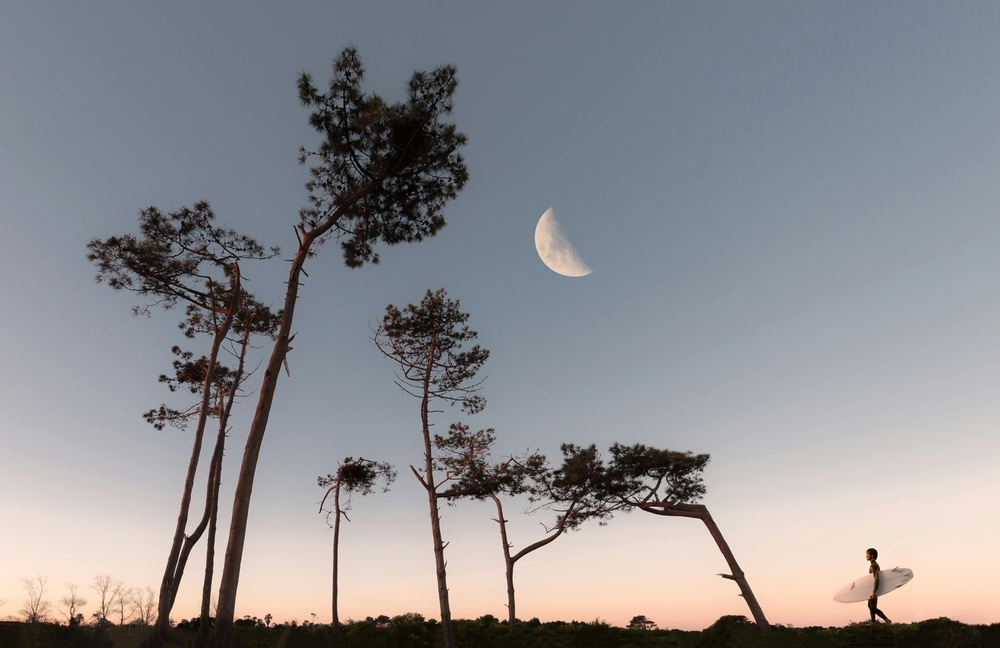
#> input picture Day 2/tree and moon.jpg, 1000 x 648 px, shrunk from 4924 x 3191 before the run
$ python edgedetection.py
#> lines starting #> are read from the running program, lines starting #| are printed output that depends on the picture
import cv2
import matplotlib.pyplot as plt

img = cv2.imread("tree and moon.jpg")
#> img is the input picture: shape (648, 1000, 3); mean B, G, R 145.4, 141.7, 141.2
gray = cv2.cvtColor(img,cv2.COLOR_BGR2RGB)
edges = cv2.Canny(gray,50,100)
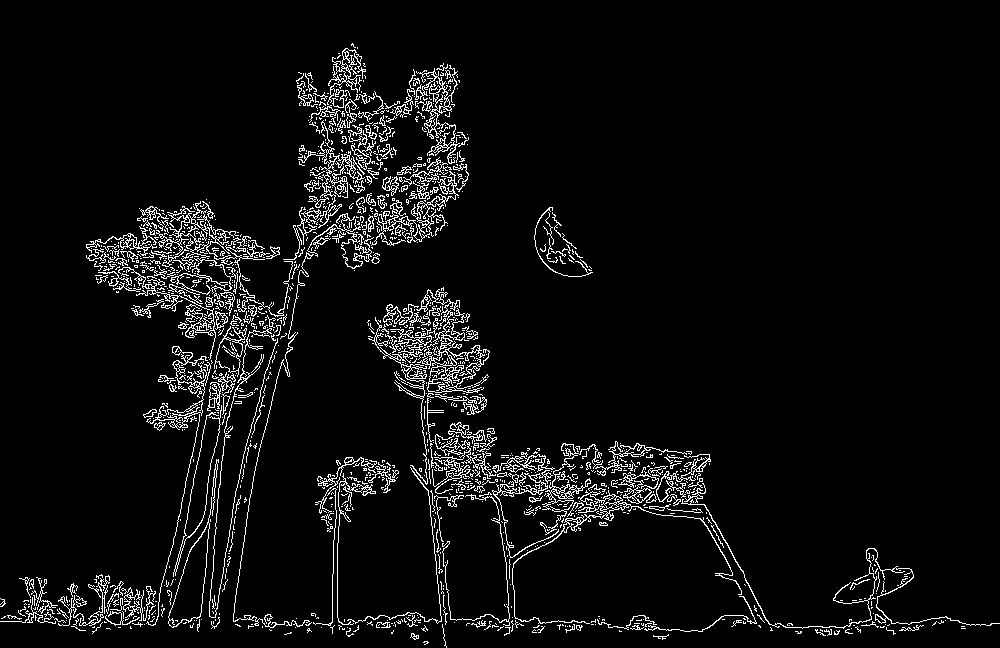
#> edges: shape (648, 1000); 5.3% white in thin lines or dots
plt.imshow(cv2.cvtColor(edges,cv2.COLOR_BGR2RGB))
plt.show()

$ run again, with Day 2/noise image.jpeg copied over Day 2/tree and moon.jpg
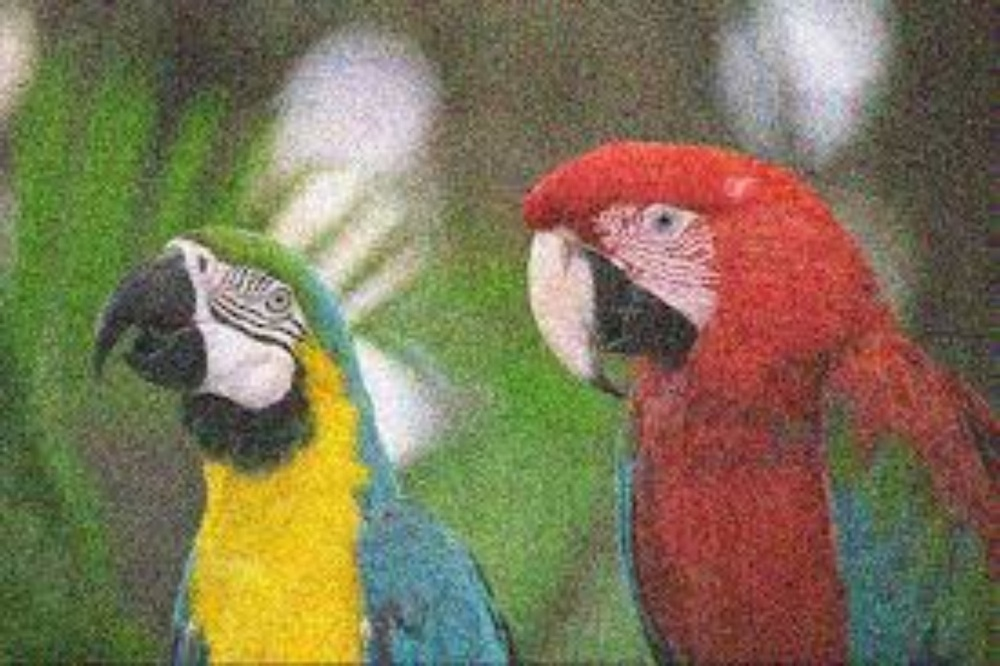
#> input picture Day 2/noise image.jpeg, 1000 x 666 px, shrunk from 1380 x 919 before the run
#> img is the input picture: shape (666, 1000, 3); mean B, G, R 86.6, 116.5, 126.4
#> `edges = cv2.Canny(gray,50,100)`:
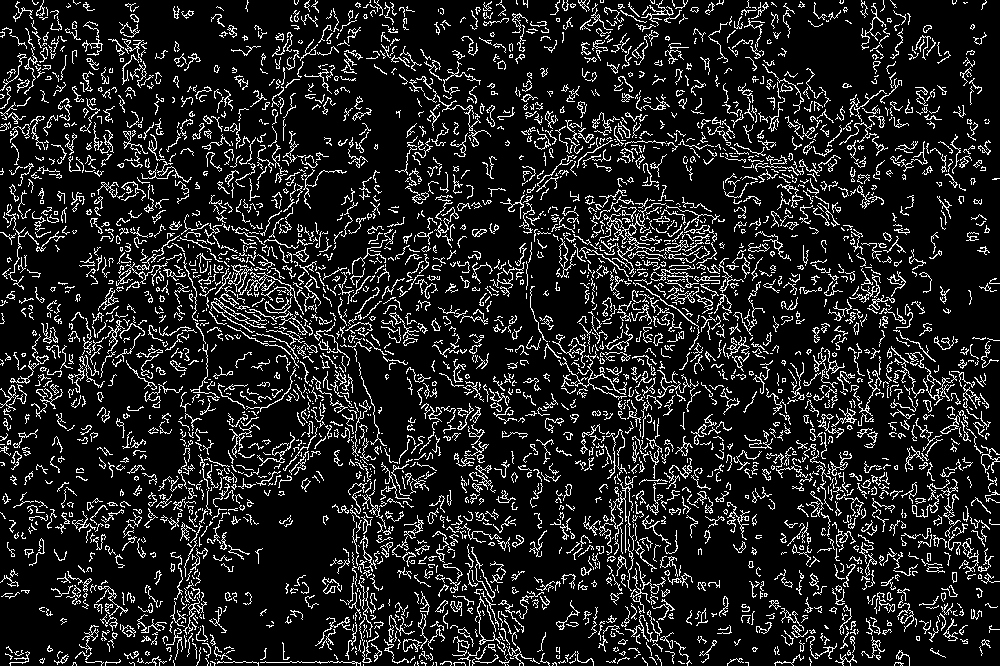
#> edges: shape (666, 1000); 13.1% white in thin lines or dots
